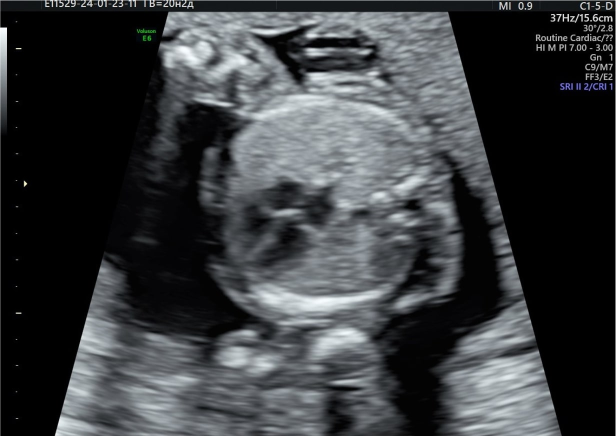
#> input picture img/heart/fourcameracut-8.jpg, 1231 x 872 px (shown at 1/2 size)
$ python points.py
#> lines starting #> are read from the running program, lines starting #| are printed output that depends on the picture; after the words box and inside, x2 and y2 are one past the last pixel; in counts of white or black regions, pixels touching at a corner belong together
import numpy as np
import cv2
import math
import random


def find_area(figure):
	x_mid = sum([it[0] for it in figure]) // len(figure)
	y_mid = sum([it[1] for it in figure]) // len(figure)
	area = 0
	for k in range(-1, len(figure) - 1):
		point1 = figure[k]
		point2 = figure[k + 1]
		a = math.sqrt((point2[0] - point1[0]) ** 2 + (point2[1] - point1[1]) ** 2)
		b = math.sqrt((point2[0] - x_mid) ** 2 + (point2[1] - y_mid) ** 2)
		c = math.sqrt((point1[0] - x_mid) ** 2 + (point1[1] - y_mid) ** 2)
		p = (a + b + c) / 2
		area += math.sqrt(p * (p - a) * (p - b) * (p - c))
	return round(area, 5)


def neighbourhood(point1, point2):
	return math.sqrt((point1[0] - point2[0]) ** 2 + (point1[1] - point2[1]) ** 2)


def main():
	# Main settings
	picture = 'img/heart/fourcameracut-8.jpg'
	# picture = 'img/vessels/sosudecut-2.jpg'

	# Filter settings
	averaging_parameter = 0.009
	neighbourhood_distance = 5
	point_alienation_parameter = 80
	area_alienation_parameter = 35
	min_points_count_in_one_area = 3

	# Experiment settings
	gauss_floor = 5
	threshold_variants = [24, 30, 36, 42, 48, 54, 60, 66, 72, 78]

	# Areas parameters
	num_of_areas = 4
	max_points_count_in_one_area = 25

	# Result parameters
	result_points_count = 0
	result_gauss_radius = 0
	result_threshold_parameter = 0
	result_points_list = []

	for threshold_parameter in threshold_variants:
		for gauss_radius in range(gauss_floor, 31):
			points = []
			# print(gauss_radius, threshold_parameter)
			# Reading image
			# print(find_area([[1, 4], [3, 5], [4, 4], [4, 2], [2, 2]]))
			font = cv2.FONT_HERSHEY_COMPLEX
			img2 = cv2.imread(picture, cv2.IMREAD_COLOR)
#> img2 is the input picture: shape (872, 1231, 3); mean B, G, R 62.3, 60, 57.4
			# img2 = cv2.blur(img2, (25, 25))
			# Reading same image in another
			# variable and converting to gray scale.
			img = cv2.imread(picture, cv2.IMREAD_GRAYSCALE)
#> img: shape (872, 1231); min 0, max 255, mean 59.5

			# 2 variants of blur
			img = cv2.blur(img, (gauss_radius, gauss_radius))
			# img = cv2.GaussianBlur(img, (gauss_radius, gauss_radius), 0)

			# Converting image to a binary image
			# ( black and white only image).
			_, threshold = cv2.threshold(img, threshold_parameter, 108, cv2.THRESH_BINARY)
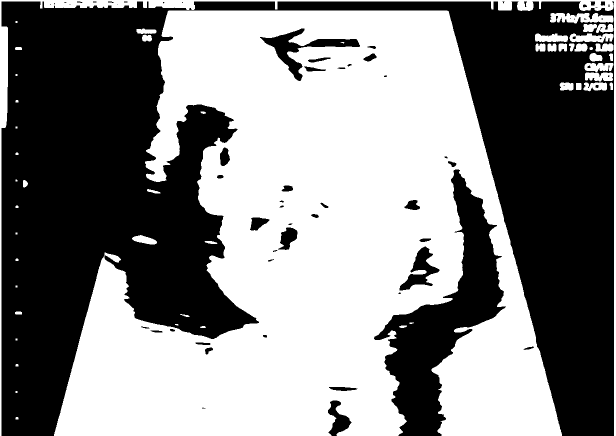
#> threshold: shape (872, 1231) (shown at 1/2 size); values 0 (black) and 108 (white), 52.1% white; 68 black regions (27 under 20 px)

			# Detecting contours in image.
			contours, _ = cv2.findContours(threshold, cv2.RETR_TREE, cv2.CHAIN_APPROX_SIMPLE)
#> contours = 118 contours, 39 with area under 20; largest, box (x1, y1, x2, y2) and area: (108, 21, 1124, 872) 539915, (0, 0, 1231, 872) 14304, (519, 56, 721, 163) 5038, (798, 492, 880, 582) 2845, (1100, 26, 1227, 47) 1683

			# Going through every contour found in the image.
			for cnt in contours:

				contour = []
				approx = cv2.approxPolyDP(cnt, averaging_parameter * cv2.arcLength(cnt, True), True)

				# Draws boundary of contours.
				cv2.drawContours(img2, [approx], 0, (0, 0, 255), 5)

				# Used to flatt the array containing the coordinates of the vertices
				n = approx.ravel()
				i = 0
				for _ in n:
					if i % 2 == 0:
						x = n[i]
						y = n[i + 1]
						contour.append([int(x), int(y)])
					i += 1
				points.append(contour)
#> this loop made 118 passes
#> n on passes 1, 2, 3, 4, 8, 11, 12, 15, 16, 19, 20: [31, 835, 31, 838, 36, 838, 36, 835, 35, 834, 32, 834], [31, 782, 31, 785, 34, 785, 34, 782], [31, 729, 31, 732, 36, 732, 36, 729, 35, 728, 32, 728], [31, 677, 31, 680, 34, 680, 34, 677], [819, 647, 823, 647, 824, 646, 826, 646, 827, 645, 819, 645], [31, 571, 31, 574, 34, 574, 34, 571], [31, 518, 31, 521, 36, 521, 36, 518, 35, 517, 32, 517], [31, 465, 31, 468, 34, 468, 34, 465], [31, 412, 31, 415, 36, 415, 36, 412, 35, 411, 32, 411], [31, 359, 31, 362, 34, 362, 34, 360, 33, 359], [31, 306, 31, 309, 36, 309, 36, 306, 35, 305, 32, 305]
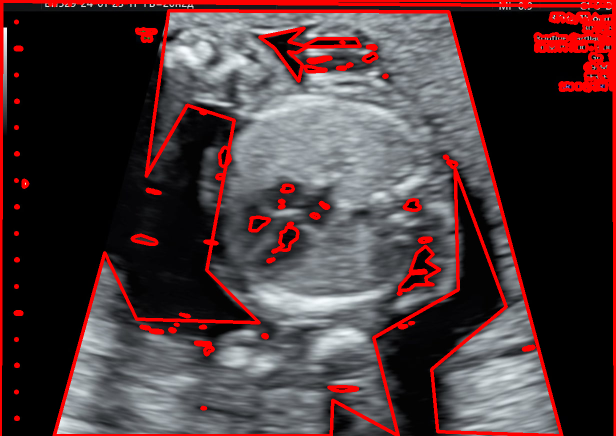
#> img2: shape (872, 1231, 3) (shown at 1/2 size); 8.77% of pixels changed, all inside (x1, y1, x2, y2) = (0, 0, 1231, 872)
#> after the loop, points = 118 items

			# Area filter (center of the image)
			area_filter = []
			for i in range(len(points)):
				new_contour = [item for item in points[i] if (300 <= item[0] <= 700) and (250 <= item[1] <= 600)]
				if len(new_contour) > min_points_count_in_one_area:
					area_filter.append(new_contour)
#> this loop made 118 passes
#> new_contour on pass 14: [[309, 488], [313, 486], [313, 483], [310, 480]]
#> after the loop, area_filter = 15 items

			# Locality filter (methods "Neighbourhoods" and "The point of alienation")
			locality_filter = []
			for t in range(len(area_filter)):
				bad_indexes = [False for _ in range(len(area_filter[t]))]
				for i in range(len(area_filter[t]) - 1):
					exclusion = True
					for j in range(i + 1, len(area_filter[t])):
						if neighbourhood(area_filter[t][i], area_filter[t][j]) <= neighbourhood_distance:
							bad_indexes[i] = True
							bad_indexes[j] = True
						if neighbourhood(area_filter[t][i], area_filter[t][j]) <= point_alienation_parameter:
							exclusion = False
					if exclusion:
						bad_indexes[i] = True

				new_contour = [area_filter[t][i] for i in range(len(area_filter[t])) if not bad_indexes[i]]
				if len(new_contour) > min_points_count_in_one_area:
					locality_filter.append(new_contour)
#> this loop made 15 passes
#> new_contour on pass 8: [[519, 434], [524, 436], [532, 447], [525, 450], [514, 461]]
#> after the loop, locality_filter = 3 items

			# Distance filter (delete unnecessary areas)
			current_areas = [True for _ in range(len(locality_filter))]
#> current_areas = [True, True, True]
			for i in range(len(locality_filter)):
				can_delete = True
				for j in range(len(locality_filter)):
					if i != j and current_areas[i] and current_areas[j]:
						for point1 in locality_filter[i]:
							for point2 in locality_filter[j]:
								if neighbourhood(point1, point2) <= area_alienation_parameter:
									can_delete = False
									break
							if not can_delete:
								break
					if not can_delete:
						break
				if can_delete:
					current_areas[i] = False
#> this loop made 3 passes
#> after the loop, current_areas = [True, True, False]

			distance_filter = [locality_filter[t] for t in range(len(locality_filter)) if current_areas[t]] \
				if len(locality_filter) > 2 else locality_filter
#> distance_filter = [[[594, 476], [580, 486], [578, 498], [572, 500], [567, 491], [559, 485], [562, 471], [561, 465], [570, 462], [573, 454], [585, 455]], [[519, 434], [524, 436], [532, 447], [525, 450], [514, 461]]]

			# Solving filter (deletes solving if it exceeds limit)
			can_add_areas = True

			# a) Max points filter (exceeding of point limit)
			current_points_count = sum([len(elem) for elem in distance_filter])
#> current_points_count = 16
			for elem in distance_filter:
				if len(elem) > max_points_count_in_one_area:
					can_add_areas = False
					break
#> this loop made 2 passes

			# b) Comon area filter (exceeding of heart's size limit)
			north = 10**6
			south = 0
			west = 10**6
			east = 0
			for contour in distance_filter:
				for point in contour:
					north = min(north, point[1])
					south = max(south, point[1])
					west = min(west, point[0])
					east = max(east, point[0])
#> this loop made 2 passes

			if abs(north - south) > 250 or abs(west - east) > 250:
				can_add_areas = False

			# c) Final checking
			if len(distance_filter) == num_of_areas and current_points_count >= result_points_count and can_add_areas:
				result_points_count = current_points_count
				result_gauss_radius = gauss_radius
				result_threshold_parameter = threshold_parameter
				result_points_list = distance_filter

	if result_points_count != 0:
		distance_filter = result_points_list
#> distance_filter = 4 items

		# Output information
		print(f'Optimal gauss radius is {result_gauss_radius} px')
		print(f'Optimal threshold parameter is {result_threshold_parameter} pt')
		print(f'Points coordinates: {distance_filter}')
#> (printed output is left out)
		img2 = cv2.imread(picture, cv2.IMREAD_COLOR)
		for t in range(len(distance_filter)):
			random_color = (random.randint(0, 255), random.randint(0, 255), random.randint(0, 255))
			print(f'Area {t + 1}: {len(distance_filter[t])} points')
			for item in distance_filter[t]:
				img2 = cv2.circle(img2, (item[0], item[1]), radius=3, color=random_color, thickness=-1)
				# cv2.putText(img2, str(item[0]) + " " + str(item[1]), (item[0], item[1]), font, 0.3, random_color)
			for i in range(-1, len(distance_filter[t]) - 1):
				cv2.line(img2, (distance_filter[t][i][0], distance_filter[t][i][1]), (distance_filter[t][i + 1][0], distance_filter[t][i + 1][1]), random_color, thickness=1)
#> this loop made 4 passes
#> random_color on passes 1 to 4: (197, 215, 20), (132, 248, 207), (155, 244, 183), (111, 71, 144)
#| Area 1: 19 points
#| Area 2: 14 points
#| Area 3: 13 points
#| Area 4: 15 points
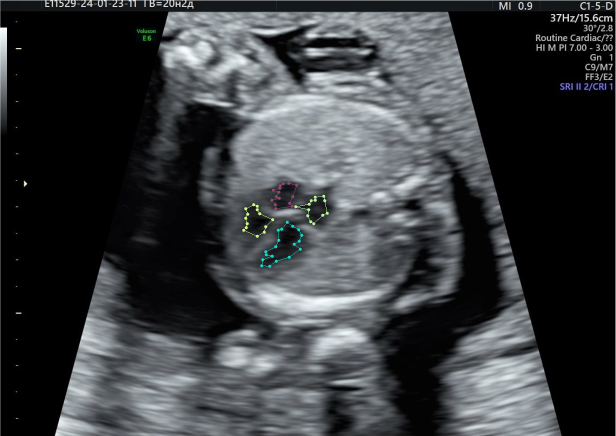
#> img2: shape (872, 1231, 3) (shown at 1/2 size); 0.21% of pixels changed, all inside (x1, y1, x2, y2) = (484, 363, 658, 536)

		print(f'Total: {sum([len(elem) for elem in distance_filter])} points')
		cv2.imshow('image2', img2)

		# print(results)
		# Exiting the window if 'q' is pressed on the keyboard.
		if cv2.waitKey(0) & 0xFF == ord('q'):
#> (key q is pressed here)
			cv2.destroyAllWindows()


if __name__ == "__main__":
	main()
